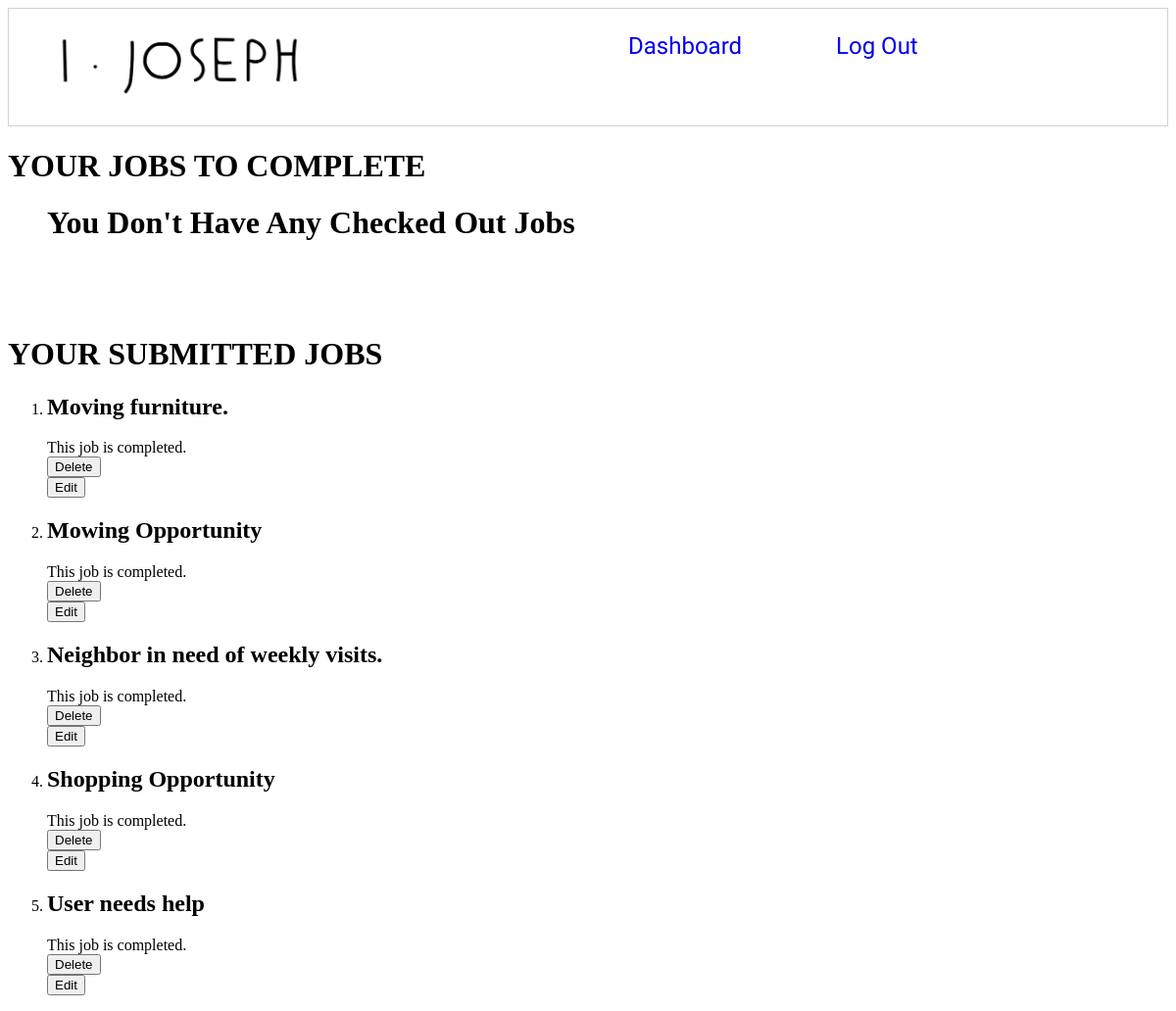
/yourjobs/ (signed in), run on an earlier commit of the app's database.
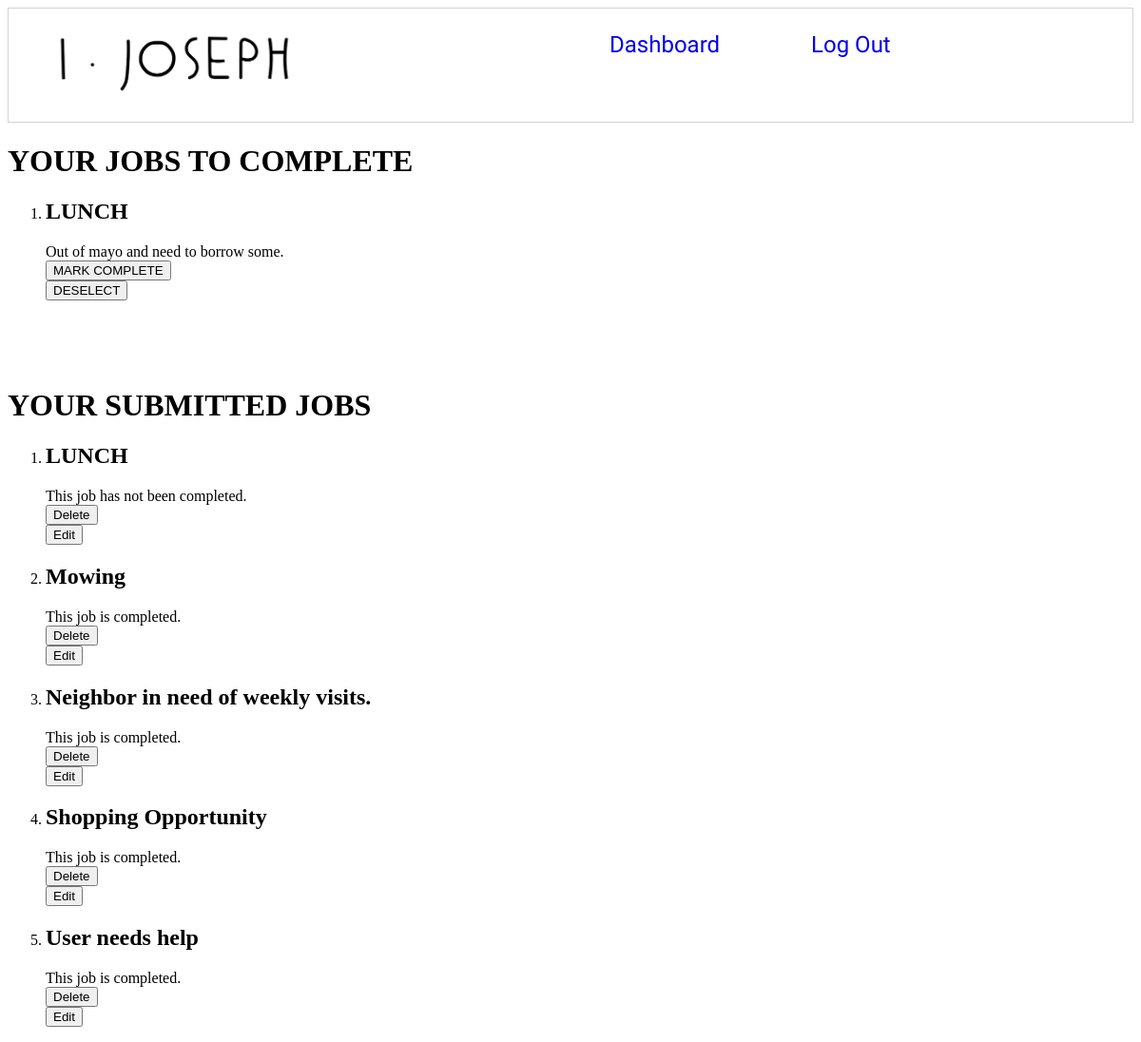
And on a later commit of the database.
### ijosephapp/models/job.py (models this page shows)
class Job(models.Model):
    title = models.CharField(max_length=50)
    category = models.ForeignKey(JobCategory, on_delete=models.DO_NOTHING)
    location = models.CharField(max_length=20)
    description = models.CharField(max_length=255)
    isCompleted = models.BooleanField()
    createdAt = models.DateTimeField(auto_now_add=True)
    user = models.ForeignKey(User, on_delete=models.CASCADE)
    class Meta:
        ordering = ("title",)

### ijosephapp/views/userjob/yourjobs_list.py (the view, shortened to what this page needs)
# urls.py: path('yourjobs/', yourjobs_list, name='yourjob'),
@login_required
def yourjobs_list(request):
    if request.method == 'GET':
        user = request.user.id
        yourjobs = UserJob.objects.filter(user_id=user)
        yoursubmittedjobs = Job.objects.filter(user=user)
        checkedout_jobs = []
        for yourjob in yourjobs:
            tempId = yourjob.job_id
            tempObject = Job.objects.filter(id=tempId).first()
            print('debug me: ' + tempObject.title)
            checkedout_jobs.append(tempObject)
        checkedout_job_count = 0
        for checkedout_job in checkedout_jobs:
            if checkedout_job.isCompleted == False:
                checkedout_job_count = checkedout_job_count + 1
        print("Your Job Count: " + str(checkedout_job_count))
        template = 'userjob/yourjobs_list.html'
        context = {
            'yourjobs': yourjobs,
            'yoursubmittedjobs': yoursubmittedjobs,
            'checkedout_jobs': checkedout_jobs,
            'checkedout_job_count': checkedout_job_count
        }
        return render(request, template, context)
    return redirect(reverse('ijosephapp:yourjob'))

### ijosephapp/templates/userjob/yourjobs_list.html (shortened to what this page needs)
{% extends 'shared/base.html' %}
{% block content %}
{% load static %}
<!DOCTYPE html>
<html>
  <head>
  </head>
  <body>
    <h1>YOUR JOBS TO COMPLETE</h1>
    <ol class="jobs">
    {% if checkedout_job_count == 0 %}
      <h1>You Don't Have Any Checked Out Jobs</h1>
    {% endif %}
    {%for selectedjob in checkedout_jobs%}
      {% if selectedjob.isCompleted == False %}
        <li>
          <h2> {{ selectedjob.title}} </h2>
          <b1> {{ selectedjob.description}}<b1>
        </li>
      <form action="{% url 'ijosephapp:yourjob' %}" method="POST">
            <button value="MarkComplete" type="submit">MARK COMPLETE</button>
      </form>
      <form action="{% url 'ijosephapp:yourjob' %}" method="POST">
            <button value="Deselect" type="submit">DESELECT</button>
      </form>
      {% endif %}
    {% endfor %}
    </ol>
    <br />
    <br />
    <br />
   <h1>YOUR SUBMITTED JOBS</h1>
    <ol class="jobs">
    {%for submittedjob in yoursubmittedjobs %}
        <li>
          <h2> {{ submittedjob.title}} </h2>
      {% if submittedjob.isCompleted == False  %}
          <b1> This job has not been completed. <b1>
          {% else %}
          <b1> This job is completed. </b1>
      {% endif %}
        </li>
        <form action="{% url 'ijosephapp:yourjob' %}" method="POST">
              <button value="delete" type="submit">Delete</button>
        </form>
        <form action="{% url 'ijosephapp:yourjob_edit_form' submittedjob.id %}" method="GET">
              <button value="edit" type="submit">Edit</button>
        </form>
    {% endfor %}
    </ol>
  </body>
</html>
{% endblock %}

### ijosephapp/templates/shared/base.html (shortened to what this page needs)
{% load static %}
<!DOCTYPE html>
<html>
<head>
    <link rel="stylesheet" href="{% static 'styles/base.css' %}" />
</head>
<body>
    {% if user.is_authenticated %}
    <nav id="site-nav">
        <ol class="navList">
            <a href="{% url 'ijosephapp:home' %}"><img id="logo"src="{% static 'images/ijosephlogo.png' %}" alt="iJoseph Logo"></a>
            <li class="navList__route"><a href="{% url 'ijosephapp:yourjob' %}">Dashboard</a></li>
            <li class="navList__route"><a href="{% url 'ijosephapp:logout' %}">Log Out</a></li>
        </ol>
    </nav>
    {% endif %}
    {% block content %}
    {% endblock %}
</body>
</html>

### ijosephapp/static/styles/base.css (style rules this page uses)
.navList { font-size: 1.5em; font-family: 'Raleway', sans-serif; list-style-type: none; display: flex; border: 1px solid lightgray; padding: 1em; margin: 0; }
.navList__route { margin: 0 2em; }
#logo { max-width: 45%; margin-left: 1em; }
a { text-decoration: none; }

What changed in the data, as far as the page shows it:
removed Job: title "Moving furniture.", isCompleted "This job is completed.", shown under "YOUR SUBMITTED JOBS"
added Job: title "LUNCH", description "Out of mayo and need to borrow some.", isCompleted "This job has not been completed."
changed Job: title "Mowing Opportunity" → "Mowing"
Also different on the page:
text no longer shown: "You Don't Have Any Checked Out Jobs"
